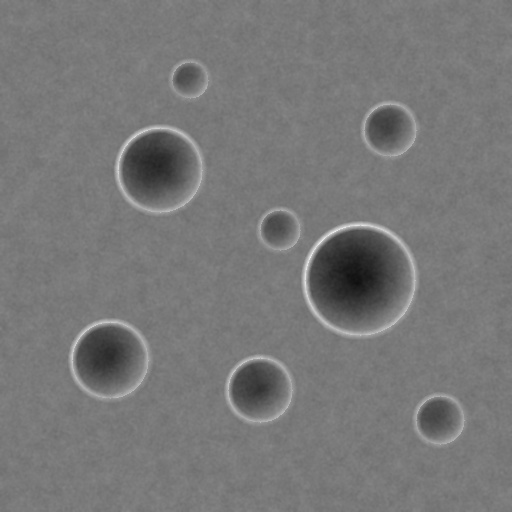
#> input picture backend/sample_data/test_01_baseline.jpg, 512 x 512 px
$ python -i preprocessing.py   (imports and definitions only)   (older library calls are emulated)
#> lines starting #> are read from the running program, lines starting #| are printed output that depends on the picture
#> further down, picture is the input picture: shape (512, 512, 3); min 15, max 243, mean 119.5
"""
Lunar Image Preprocessing Service
Handles image ingestion, arbitrary resolution handling with memory safety,
16-bit/8-bit grayscale normalization, and Contrast Limited Adaptive Histogram Equalization (CLAHE).
"""

from typing import Tuple, Dict, Optional, Union
import cv2
import numpy as np


class PreprocessingService:
    """
    Service responsible for loading, standardizing, and enhancing real lunar imagery.
    Supports optical, terrain mapping, and infrared grayscale/color imagery.
    """

    def __init__(
        self,
        clip_limit: float = 2.0,
        tile_grid_size: Tuple[int, int] = (8, 8),
        max_dimension: int = 4096
    ):
        self.clip_limit = clip_limit
        self.tile_grid_size = tile_grid_size
        self.max_dimension = max_dimension
        self._clahe = cv2.createCLAHE(clipLimit=clip_limit, tileGridSize=tile_grid_size)

    # [214 lines left out: functions parse_pds_img, parse_raw_binary_img, load_image_from_bytes, load_image_from_path, not called in this run]

    def convert_to_grayscale(self, image: np.ndarray) -> np.ndarray:
        """
        Converts 3-channel BGR/RGB images to single-channel uint8 grayscale.
        """
        if image is None or image.size == 0:
            raise ValueError("Cannot convert an empty image to grayscale.")

        if len(image.shape) == 2:
            return image.copy()
        elif len(image.shape) == 3:
            if image.shape[2] == 4:
                return cv2.cvtColor(image, cv2.COLOR_BGRA2GRAY)
            elif image.shape[2] == 3:
                return cv2.cvtColor(image, cv2.COLOR_BGR2GRAY)
            elif image.shape[2] == 1:
                return image[:, :, 0].copy()

        raise ValueError(f"Unsupported image shape for grayscale conversion: {image.shape}")

    def normalize_intensity(self, gray_image: np.ndarray) -> np.ndarray:
        """
        Min-max normalizes grayscale image to full [0, 255] dynamic range (uint8).
        """
        if gray_image is None or gray_image.size == 0:
            raise ValueError("Empty image provided for normalization.")

        min_val, max_val = float(np.min(gray_image)), float(np.max(gray_image))
#> min_val = 15; max_val = 243
        if max_val - min_val < 1e-5:
            return np.zeros_like(gray_image, dtype=np.uint8)

        normalized = cv2.normalize(
            gray_image,
            None,
            alpha=0,
            beta=255,
            norm_type=cv2.NORM_MINMAX,
            dtype=cv2.CV_8U
        )
        return normalized

    def apply_clahe(
        self,
        gray_image: np.ndarray,
        clip_limit: Optional[float] = None,
        tile_grid_size: Optional[Tuple[int, int]] = None
    ) -> np.ndarray:
        """
        Applies Contrast Limited Adaptive Histogram Equalization (CLAHE)
        to accentuate subtle crater rims and shadowed topography on the lunar surface.
        """
        if gray_image is None or gray_image.size == 0:
            raise ValueError("Empty image provided for CLAHE enhancement.")

        if gray_image.dtype != np.uint8:
            gray_image = self.normalize_intensity(gray_image)

        if clip_limit is not None or tile_grid_size is not None:
            c_limit = clip_limit if clip_limit is not None else self.clip_limit
            t_size = tile_grid_size if tile_grid_size is not None else self.tile_grid_size
            clahe = cv2.createCLAHE(clipLimit=c_limit, tileGridSize=t_size)
            return clahe.apply(gray_image)

        return self._clahe.apply(gray_image)
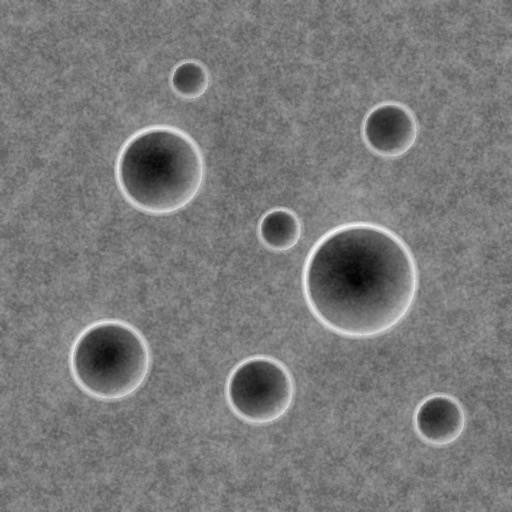
#> returned value: shape (512, 512); min 0, max 255, mean 121.6

    def preprocess_pipeline(self, image_input: Union[bytes, np.ndarray, str]) -> Dict[str, np.ndarray]:
        """
        Executes end-to-end preprocessing pipeline on input:
        1. Decode/load color image with memory safety bounds.
        2. Convert to grayscale.
        3. Normalize intensity range.
        4. Apply CLAHE enhancement.
        """
        if isinstance(image_input, bytes):
            color_img = self.load_image_from_bytes(image_input)
        elif isinstance(image_input, str):
            color_img = self.load_image_from_path(image_input)
        elif isinstance(image_input, np.ndarray):
            color_img = image_input.copy()
            if len(color_img.shape) == 2:
                color_img = cv2.cvtColor(color_img, cv2.COLOR_GRAY2BGR)
        else:
            raise TypeError(f"Unsupported image input type: {type(image_input)}")

        gray = self.convert_to_grayscale(color_img)
        normalized = self.normalize_intensity(gray)
        enhanced = self.apply_clahe(normalized)

        return {
            "original_color": color_img,
            "gray": gray,
            "normalized": normalized,
            "enhanced": enhanced,
        }

>>> import cv2
>>> picture = cv2.cvtColor(cv2.imread('../sample_data/test_01_baseline.jpg'), cv2.COLOR_BGR2RGB)
>>> result = PreprocessingService().preprocess_pipeline(picture)
#> result = 4 items

$ run again, on backend/sample_data/test_02_temporal.jpg
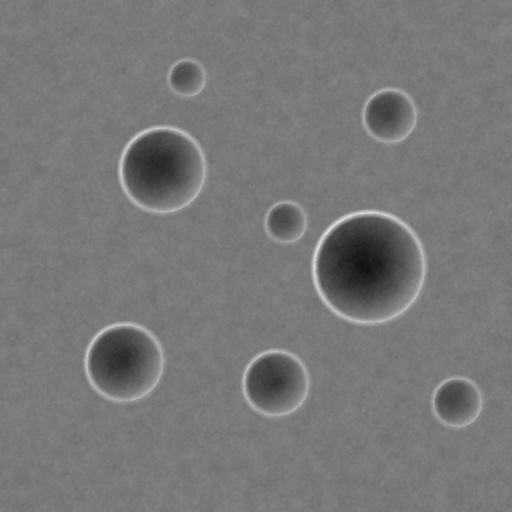
#> input picture backend/sample_data/test_02_temporal.jpg, 512 x 512 px
#> picture is the input picture: shape (512, 512, 3); min 16, max 231, mean 119.6
#> min_val = 16; max_val = 231
#> in apply_clahe, `return self._clahe.apply(gray_image)`:
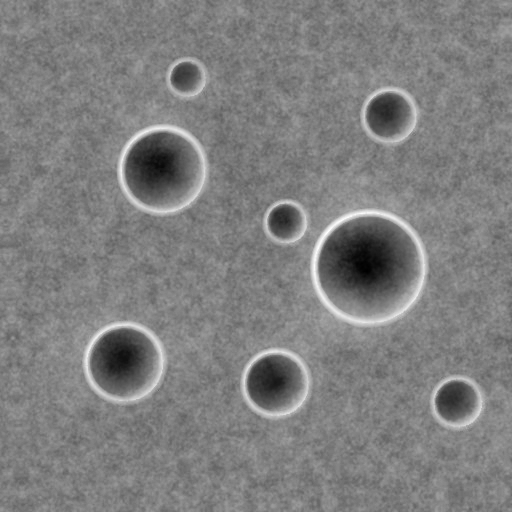
#> returned value: shape (512, 512); min 0, max 255, mean 126.9
#> result = 4 items
